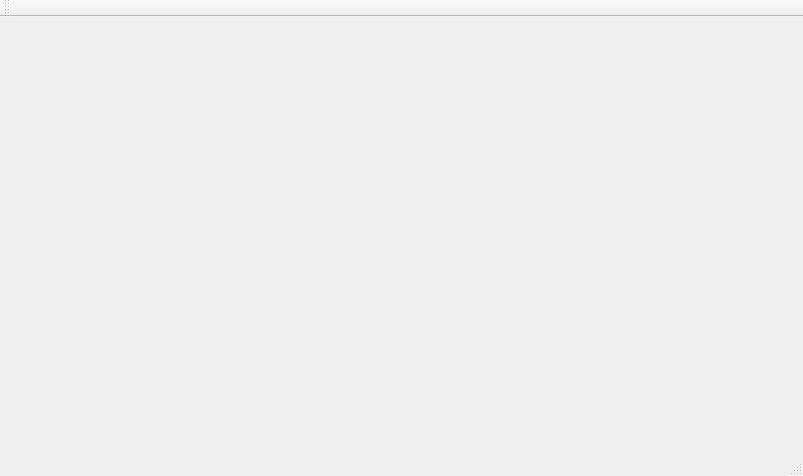
<?xml version="1.0" encoding="UTF-8"?>
<ui version="4.0">
 <class>MainWindow</class>
 <widget class="QMainWindow" name="MainWindow">
  <property name="geometry">
   <rect>
    <x>0</x>
    <y>0</y>
    <width>803</width>
    <height>476</height>
   </rect>
  </property>
  <property name="windowTitle">
   <string>MainWindow</string>
  </property>
  <widget class="QWidget" name="centralWidget">
   <layout class="QVBoxLayout" name="verticalLayout">
    <item>
     <widget class="palnetWidget" name="widget_2" native="true">
      <property name="maximumSize">
       <size>
        <width>16777215</width>
        <height>16777215</height>
       </size>
      </property>
     </widget>
    </item>
    <item>
     <widget class="QWidget" name="widget" native="true">
      <property name="maximumSize">
       <size>
        <width>16777215</width>
        <height>80</height>
       </size>
      </property>
     </widget>
    </item>
   </layout>
  </widget>
  <widget class="QMenuBar" name="menuBar">
   <property name="geometry">
    <rect>
     <x>0</x>
     <y>0</y>
     <width>803</width>
     <height>19</height>
    </rect>
   </property>
  </widget>
  <widget class="QToolBar" name="mainToolBar">
   <attribute name="toolBarArea">
    <enum>TopToolBarArea</enum>
   </attribute>
   <attribute name="toolBarBreak">
    <bool>false</bool>
   </attribute>
  </widget>
  <widget class="QStatusBar" name="statusBar"/>
 </widget>
 <layoutdefault spacing="6" margin="11"/>
 <customwidgets>
  <customwidget>
   <class>palnetWidget</class>
   <extends>QWidget</extends>
   <header location="global">palnetwidget.h</header>
   <container>1</container>
  </customwidget>
 </customwidgets>
 <resources/>
 <connections/>
</ui>
